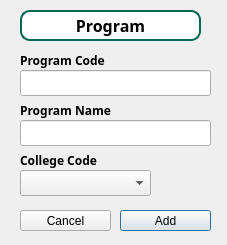
<?xml version="1.0" encoding="UTF-8"?>
<ui version="4.0">
 <class>AddProgramDialog</class>
 <widget class="QDialog" name="AddProgramDialog">
  <property name="geometry">
   <rect>
    <x>0</x>
    <y>0</y>
    <width>227</width>
    <height>245</height>
   </rect>
  </property>
  <property name="windowTitle">
   <string>Dialog</string>
  </property>
  <widget class="QLabel" name="AddProgram">
   <property name="geometry">
    <rect>
     <x>20</x>
     <y>10</y>
     <width>181</width>
     <height>31</height>
    </rect>
   </property>
   <property name="font">
    <font>
     <family>Rockwell</family>
     <pointsize>12</pointsize>
     <bold>true</bold>
    </font>
   </property>
   <property name="styleSheet">
    <string notr="true">background-color: white;
    border: 2px solid #00674F;
    border-radius: 10px;
    padding: 1px;
    box-shadow: 0 0 10px rgba(0, 0, 0, 0.5);
    color: black;</string>
   </property>
   <property name="text">
    <string>Program</string>
   </property>
   <property name="alignment">
    <set>Qt::AlignmentFlag::AlignCenter</set>
   </property>
  </widget>
  <widget class="QLabel" name="CollegeCode">
   <property name="geometry">
    <rect>
     <x>20</x>
     <y>150</y>
     <width>111</width>
     <height>20</height>
    </rect>
   </property>
   <property name="font">
    <font>
     <family>Rockwell</family>
     <italic>false</italic>
     <bold>true</bold>
    </font>
   </property>
   <property name="text">
    <string>College Code</string>
   </property>
  </widget>
  <widget class="QPushButton" name="AddProgram_2">
   <property name="geometry">
    <rect>
     <x>120</x>
     <y>210</y>
     <width>91</width>
     <height>21</height>
    </rect>
   </property>
   <property name="minimumSize">
    <size>
     <width>91</width>
     <height>20</height>
    </size>
   </property>
   <property name="styleSheet">
    <string notr="true">QPushButton {
    background-color: #00674F;
    color: white;
    border: 2px solid #000000;
    border-radius: 5px;
     padding: 1px;
    box-shadow: 0 0 10px rgba(0, 0, 0, 0.5);
    color: white; 
}

/ Hover effect for the button */
QPushButton:hover {
    background-color: #944E63;
    border: 2px solid #944E63;
}</string>
   </property>
   <property name="text">
    <string>Add</string>
   </property>
  </widget>
  <widget class="QPushButton" name="CancelProgram">
   <property name="geometry">
    <rect>
     <x>20</x>
     <y>210</y>
     <width>91</width>
     <height>21</height>
    </rect>
   </property>
   <property name="minimumSize">
    <size>
     <width>91</width>
     <height>20</height>
    </size>
   </property>
   <property name="styleSheet">
    <string notr="true">QPushButton {
    background-color: #00674F;
    color: white;
    border: 2px solid #000000;
    border-radius: 5px;
     padding: 1px;
    box-shadow: 0 0 10px rgba(0, 0, 0, 0.5);
    color: white; 
}

/ Hover effect for the button */
QPushButton:hover {
    background-color: #944E63;
    border: 2px solid #944E63;
}</string>
   </property>
   <property name="text">
    <string>Cancel</string>
   </property>
  </widget>
  <widget class="QLineEdit" name="ProgramCodeLine">
   <property name="geometry">
    <rect>
     <x>20</x>
     <y>70</y>
     <width>191</width>
     <height>26</height>
    </rect>
   </property>
  </widget>
  <widget class="QLineEdit" name="ProgramNameLine">
   <property name="geometry">
    <rect>
     <x>20</x>
     <y>120</y>
     <width>191</width>
     <height>26</height>
    </rect>
   </property>
  </widget>
  <widget class="QLabel" name="ProgramName">
   <property name="geometry">
    <rect>
     <x>20</x>
     <y>100</y>
     <width>121</width>
     <height>20</height>
    </rect>
   </property>
   <property name="font">
    <font>
     <family>Rockwell</family>
     <italic>false</italic>
     <bold>true</bold>
    </font>
   </property>
   <property name="text">
    <string>Program Name</string>
   </property>
  </widget>
  <widget class="QComboBox" name="CollegeCodeComboBox">
   <property name="geometry">
    <rect>
     <x>20</x>
     <y>170</y>
     <width>131</width>
     <height>26</height>
    </rect>
   </property>
  </widget>
  <widget class="QLabel" name="ProgramCode">
   <property name="geometry">
    <rect>
     <x>20</x>
     <y>50</y>
     <width>111</width>
     <height>20</height>
    </rect>
   </property>
   <property name="font">
    <font>
     <family>Rockwell</family>
     <italic>false</italic>
     <bold>true</bold>
    </font>
   </property>
   <property name="text">
    <string>Program Code</string>
   </property>
  </widget>
 </widget>
 <resources/>
 <connections/>
</ui>
